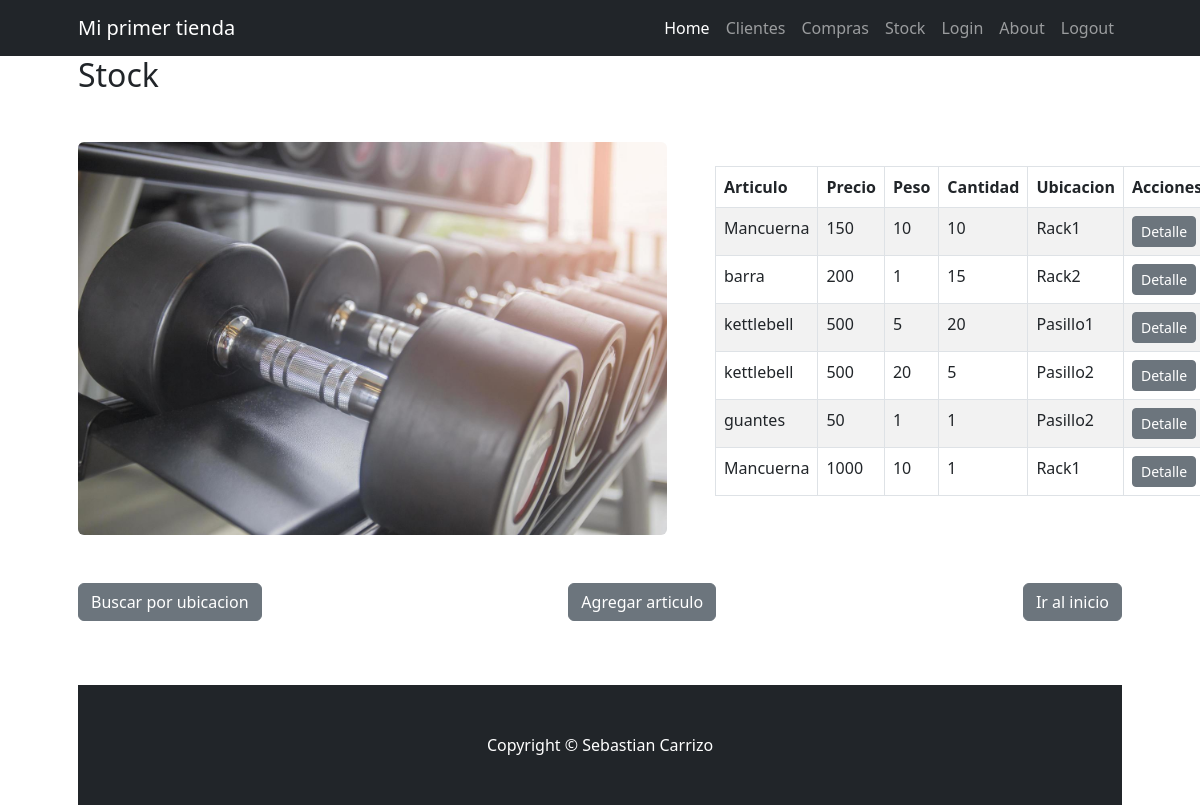
Before: /stock/ with the older database file.
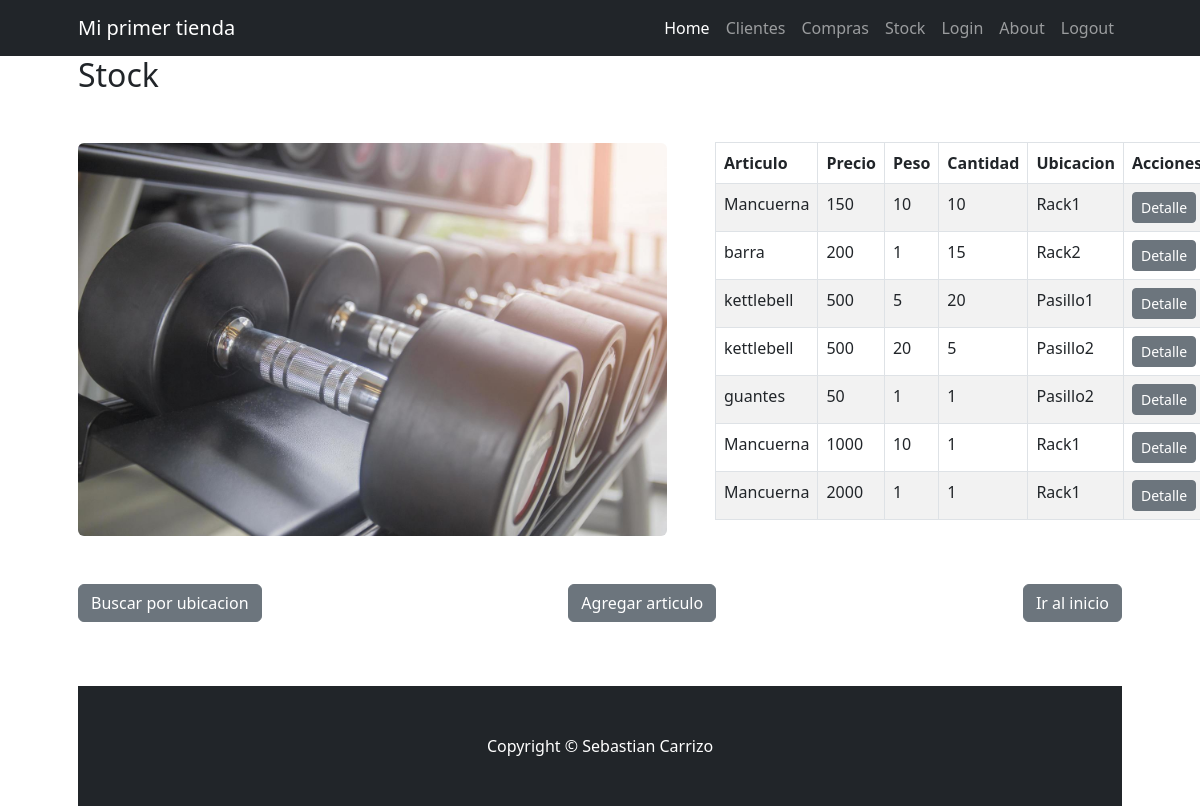
After: the same page with the newer database file.
### stock/models.py (models this page shows, shortened)
class Stock(models.Model):
    articulo = models.CharField(max_length=100)
    precio = models.IntegerField()
    peso = models.IntegerField()
    cantidad = models.IntegerField()
    ubicacion_id = models.ForeignKey(Ubicacion, on_delete=models.SET_NULL, null=True, blank=True)
    imagen = models.ImageField(upload_to='images/', null=True, blank=True)
    descripcion = models.CharField(max_length=500, null=True, blank=True)

class Ubicacion(models.Model):
    ubicacion = models.CharField(max_length=100)
    def __str__(self) -> str:
        return self.ubicacion

### stock/views.py (the view)
# urls.py: path("", views.index, name="index"),
def index(request):
    stock = Stock.objects.all()
    return render(request, "stock/index.html", {"stock": stock})

### stock/templates/stock/index.html (shortened to what this page needs)
{% extends "home/base.html" %}
{% load static %}
{% block title %}
    <h2>Stock</h2>
{% endblock title %}
{% block content %}
    <div class="row gx-4 gx-lg-5 align-items-center my-5">
        <div class="col-lg-7">
            <img class="img-fluid rounded mb-4 mb-lg-0"
                 src=" {% static 'home/img/stocks.jpeg' %}" />
        </div>
        <div class="col-lg-5">
            <table class="table table-striped table-bordered">
                <thead>
                    <tr>
                        <th>Articulo</th>
                        <th>Precio</th>
                        <th>Peso</th>
                        <th>Cantidad</th>
                        <th>Ubicacion</th>
                        <th>Acciones</th>
                    </tr>
                </thead>
                <tbody>
                    {% for stock in stock %}
                        <tr>
                            <td>{{ stock.articulo }}</td>
                            <td>{{ stock.precio }}</td>
                            <td>{{ stock.peso }}</td>
                            <td>{{ stock.cantidad }}</td>
                            <td>{{ stock.ubicacion_id }}</td>
                            <td>
                                <div class="btn-group">
                                    <a href="{% url 'stock:stock_detail' stock.id %}"
                                       class="btn btn-secondary btn-sm">Detalle</a>
                                </div>
                            </td>
                        </tr>
                    {% empty %}
                        <tr>
                            <td colspan="3">No se encontraron resultados.</td>
                        </tr>
                    {% endfor %}
                </tbody>
            </table>
        </div>
        <div class="btn-group d-flex justify-content-between mt-5">
            <p>
                <a class="btn btn-secondary" href="{% url 'stock:buscar' %}">Buscar por ubicacion</a>
            </p>
            <p>
                <a class="btn btn-secondary" href="{% url 'stock:crear' %}">Agregar articulo</a>
            </p>
            <p>
                <a class="btn btn-secondary" href="{% url 'home:index' %}">Ir al inicio</a>
            </p>
        </div>
    </div>
{% endblock content %}

Changed rows visible on the page:
added Stock: articulo "Mancuerna", precio "2000", peso "1", cantidad "1", ubicacion_id "Rack1"
